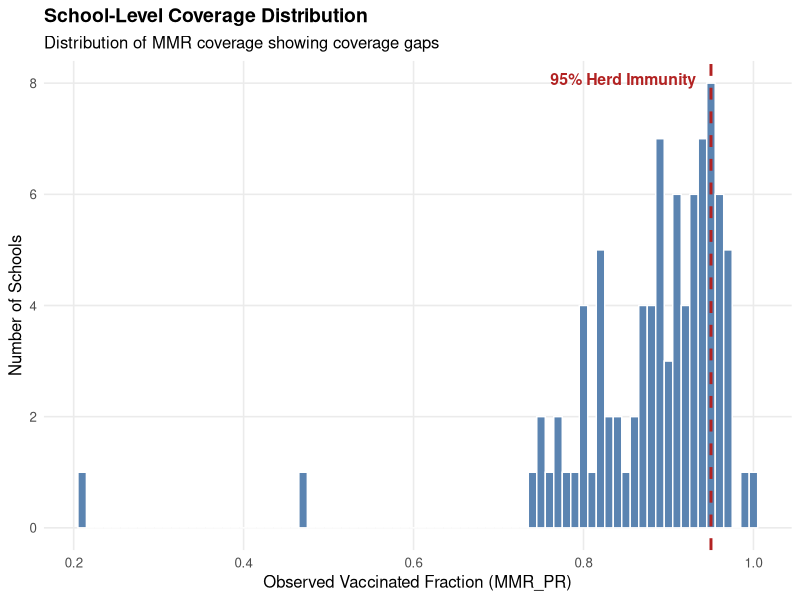
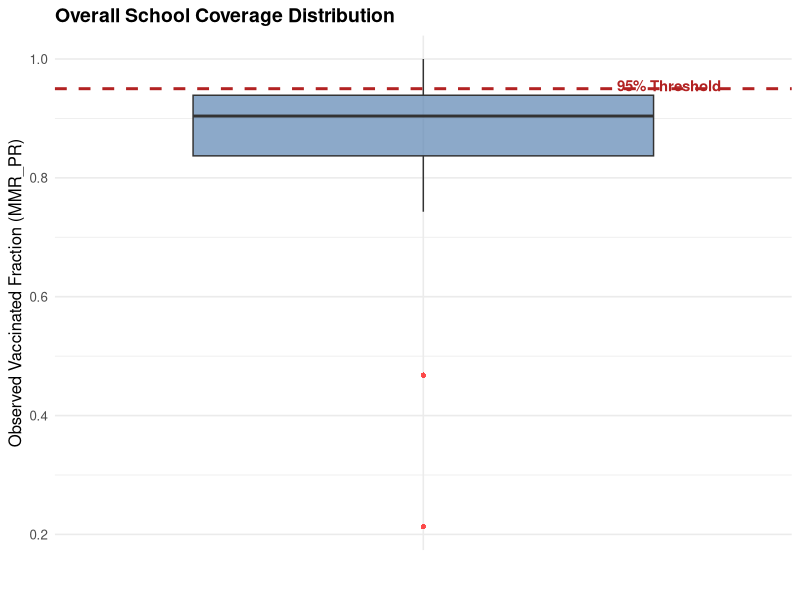
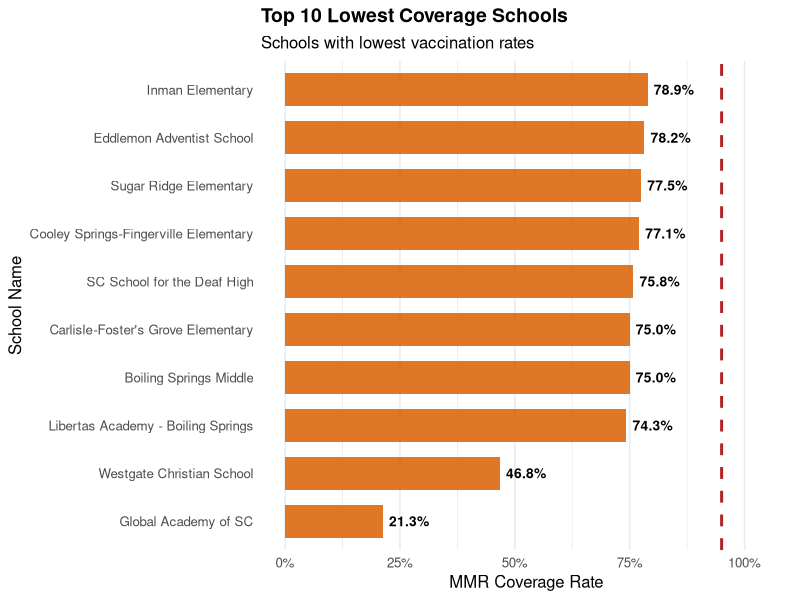
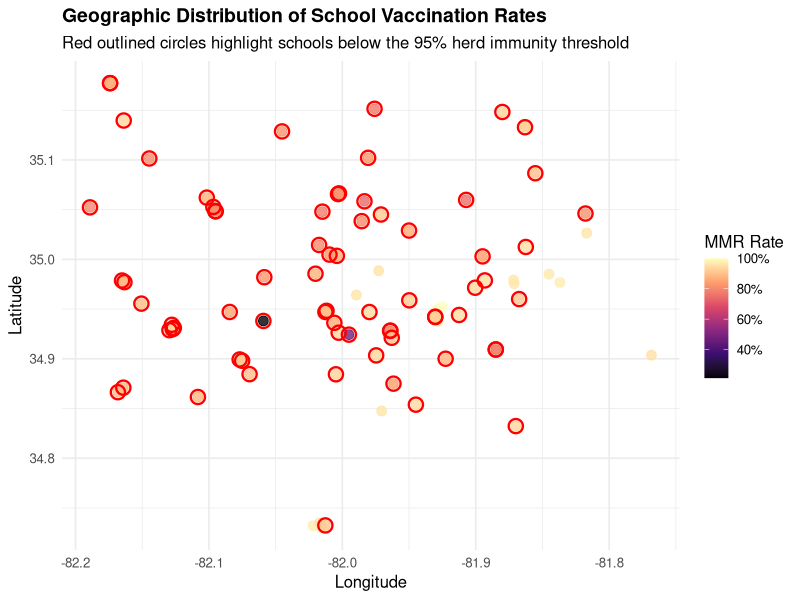
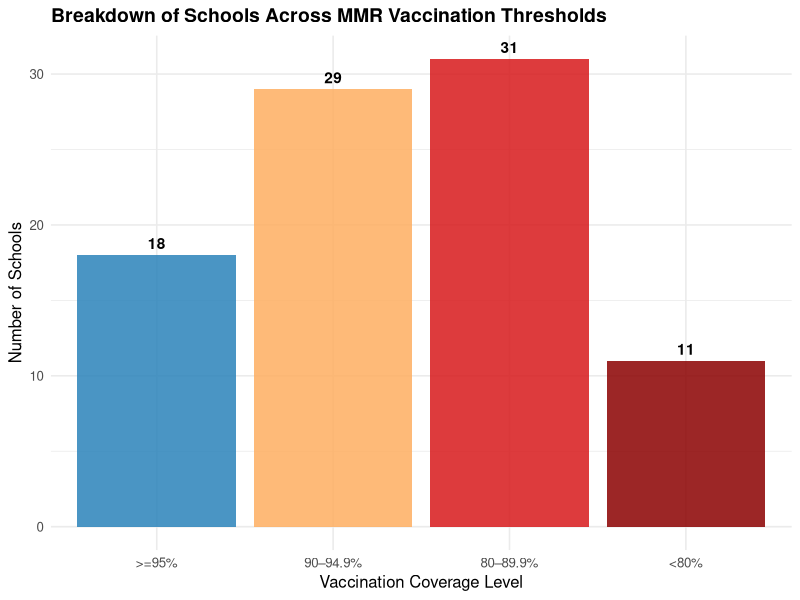
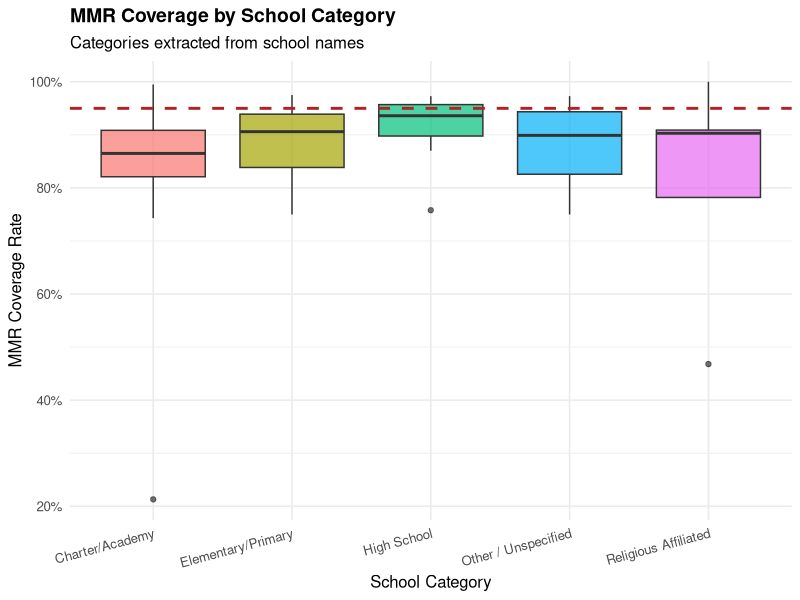
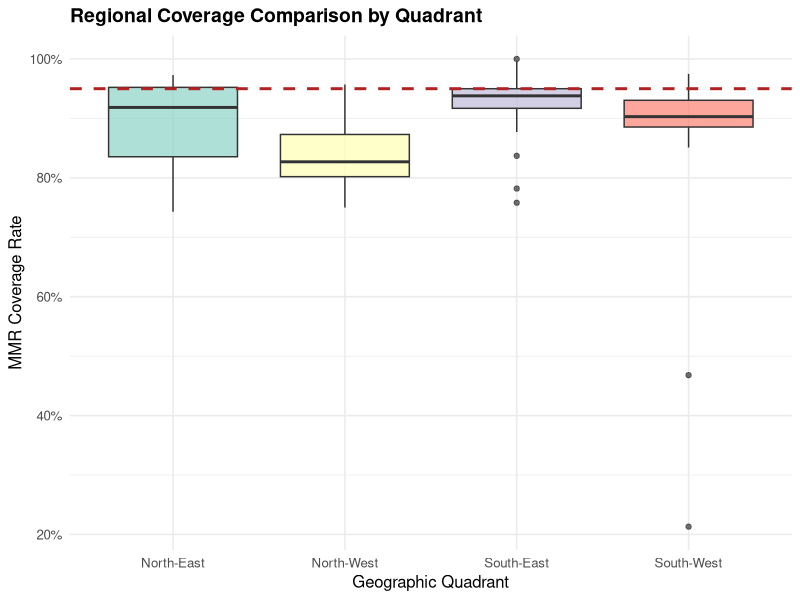
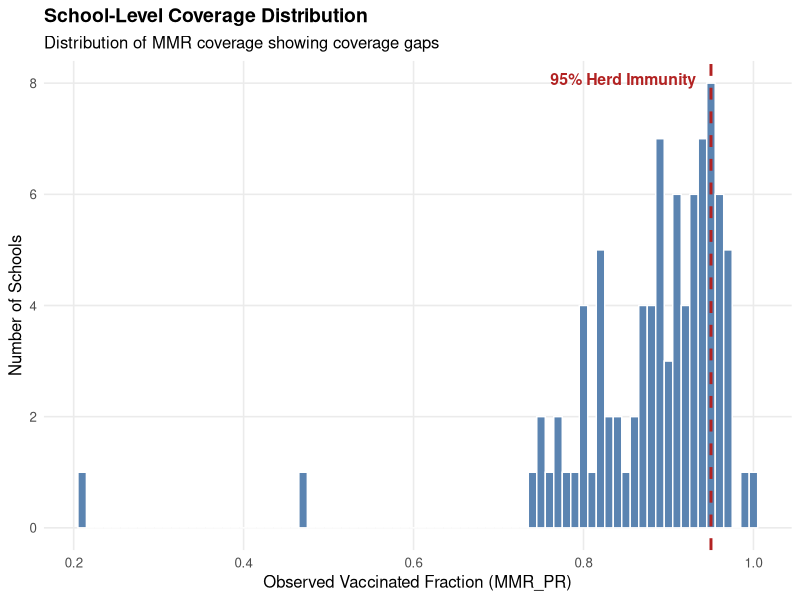

The R script that drew these images, in order:
library(tidyverse)
library(scales)

final_schools_data <- read_csv("data/processed/schools_data.csv", show_col_types = FALSE)

stats_summary <- final_schools_data %>%
  summarise(
    Mean   = mean(MMR_PR, na.rm = TRUE),
    Median = median(MMR_PR, na.rm = TRUE),
    SD     = sd(MMR_PR, na.rm = TRUE),
    Min    = min(MMR_PR, na.rm = TRUE),
    Q1     = quantile(MMR_PR, 0.25, na.rm = TRUE),
    Q3     = quantile(MMR_PR, 0.75, na.rm = TRUE),
    Max    = max(MMR_PR, na.rm = TRUE)
  )

print(stats_summary)

total_schools  <- nrow(final_schools_data)
below_95_count <- sum(final_schools_data$MMR_PR < 0.95, na.rm = TRUE)
pct_below_95   <- (below_95_count / total_schools) * 100

cat(sprintf("\nTotal Schools: %d\n", total_schools))
cat(sprintf("Schools below 95%% threshold: %d (%.2f%%)\n\n", below_95_count, pct_below_95))

p_hist <- ggplot(final_schools_data, aes(x = MMR_PR)) +
  geom_histogram(binwidth = 0.01, fill = "#5B84B1", color = "white") +
  geom_vline(xintercept = 0.95, color = "#B22222", linetype = "dashed", linewidth = 1) +
  annotate("text", x = 0.95, y = Inf, label = "95% Herd Immunity",
           vjust = 2, hjust = 1.1, color = "#B22222", fontface = "bold", size = 4) +
  labs(
    title = "School-Level Coverage Distribution",
    subtitle = "Distribution of MMR coverage showing coverage gaps",
    x = "Observed Vaccinated Fraction (MMR_PR)",
    y = "Number of Schools"
  ) +
  theme_minimal(base_size = 12) +
  theme(
    plot.title = element_text(face = "bold", size = 14),
    panel.grid.minor = element_blank()
  )

print(p_hist)

p_box <- ggplot(final_schools_data, aes(y = MMR_PR, x = "")) +
  geom_boxplot(fill = "#5B84B1", alpha = 0.7, outlier.color = "red", outlier.shape = 16) +
  geom_hline(yintercept = 0.95, color = "#B22222", linetype = "dashed", linewidth = 1) +
  annotate("text", x = 1.4, y = 0.955, label = "95% Threshold",
           color = "#B22222", fontface = "bold", size = 3.8) +
  labs(
    title = "Overall School Coverage Distribution",
    x = "",
    y = "Observed Vaccinated Fraction (MMR_PR)"
  ) +
  theme_minimal(base_size = 12) +
  theme(
    plot.title = element_text(face = "bold", size = 14),
    axis.ticks.x = element_blank()
  )

print(p_box)

lowest_10_schools <- final_schools_data %>%
  arrange(MMR_PR) %>%
  head(10)
p_bar_lowest <- ggplot(lowest_10_schools,
                       aes(x = reorder(school_name, MMR_PR), y = MMR_PR)) +
  geom_col(fill = "#D95F02", alpha = 0.85, width = 0.7) +
  geom_hline(yintercept = 0.95, color = "#B22222", linetype = "dashed", linewidth = 1) +
  geom_text(aes(label = sprintf("%.1f%%", MMR_PR * 100)),
            hjust = -0.15, size = 3.5, fontface = "bold") +
  coord_flip(ylim = c(0, 1.05)) +
  scale_y_continuous(labels = scales::percent_format(accuracy = 1)) +
  labs(
    title = "Top 10 Lowest Coverage Schools",
    subtitle = "Schools with lowest vaccination rates",
    x = "School Name",
    y = "MMR Coverage Rate"
  ) +
  theme_minimal(base_size = 12) +
  theme(
    plot.title = element_text(face = "bold", size = 14),
    panel.grid.major.y = element_blank()
  )

print(p_bar_lowest)

p_map <- ggplot(final_schools_data, aes(x = school_long, y = school_lat, color = MMR_PR)) +
  geom_point(alpha = 0.8, size = 3) +
  scale_color_viridis_c(option = "magma", labels = scales::percent_format(accuracy = 1)) +
  geom_point(data = filter(final_schools_data, MMR_PR < 0.95),
             color = "red", shape = 1, stroke = 1.2, size = 4) +
  labs(
    title = "Geographic Distribution of School Vaccination Rates",
    subtitle = "Red outlined circles highlight schools below the 95% herd immunity threshold",
    x = "Longitude",
    y = "Latitude",
    color = "MMR Rate"
  ) +
  theme_minimal(base_size = 12) +
  theme(plot.title = element_text(face = "bold", size = 14))

print(p_map)

final_schools_data <- final_schools_data %>%
  mutate(
    risk_category = case_when(
      MMR_PR >= 0.95 ~ ">=95%",
      MMR_PR >= 0.90 ~ "90–94.9%",
      MMR_PR >= 0.80 ~ "80–89.9%",
      TRUE           ~ "<80%"
    ),
    risk_category = factor(
      risk_category,
      levels = c(">=95%", "90–94.9%", "80–89.9%", "<80%")
    )
  )

p_risk <- ggplot(final_schools_data,
                 aes(x = risk_category, fill = risk_category)) +
  geom_bar(alpha = 0.85) +
  geom_text(
    stat = "count",
    aes(label = after_stat(count)),
    vjust = -0.5,
    fontface = "bold"
  ) +
  scale_fill_manual(
    values = c(
      ">=95%"    = "#2B83BA",
      "90–94.9%" = "#FDAE61",
      "80–89.9%" = "#D7191C",
      "<80%"     = "#8B0000"
    )
  ) +
  labs(
    title = "Breakdown of Schools Across MMR Vaccination Thresholds",
    x = "Vaccination Coverage Level",
    y = "Number of Schools"
  ) +
  theme_minimal(base_size = 12) +
  theme(
    plot.title = element_text(face = "bold", size = 14),
    legend.position = "none"
  )

print(p_risk)

coords <- final_schools_data %>% select(school_long, school_lat)
dist_matrix <- as.matrix(dist(coords))
diag(dist_matrix) <- NA
final_schools_data$dist_to_nearest_school <- apply(dist_matrix, 1, min, na.rm = TRUE)

final_schools_data <- final_schools_data %>%
  mutate(
    school_category = case_when(
      grepl("Elementary|Elem|Primary", school_name, ignore.case = TRUE) ~ "Elementary/Primary",
      grepl("High|Secondary|Prep", school_name, ignore.case = TRUE)      ~ "High School",
      grepl("Charter|Academy", school_name, ignore.case = TRUE)          ~ "Charter/Academy",
      grepl("Christian|Catholic|Saint|St.|Lutheran", school_name, ignore.case = TRUE) ~ "Religious Affiliated",
      TRUE ~ "Other / Unspecified"
    )
  )

p_text_type <- ggplot(final_schools_data, aes(x = school_category, y = MMR_PR, fill = school_category)) +
  geom_boxplot(alpha = 0.7, show.legend = FALSE) +
  geom_hline(yintercept = 0.95, color = "#B22222", linetype = "dashed", linewidth = 1) +
  scale_y_continuous(labels = scales::percent_format(accuracy = 1)) +
  labs(
    title = "MMR Coverage by School Category",
    subtitle = "Categories extracted from school names",
    x = "School Category",
    y = "MMR Coverage Rate"
  ) +
  theme_minimal(base_size = 12) +
  theme(plot.title = element_text(face = "bold", size = 14), axis.text.x = element_text(angle = 15, hjust = 1))

print(p_text_type)

med_lat  <- median(final_schools_data$school_lat, na.rm = TRUE)
med_long <- median(final_schools_data$school_long, na.rm = TRUE)

final_schools_data <- final_schools_data %>%
  mutate(
    region_quadrant = case_when(
      school_lat >= med_lat  & school_long >= med_long ~ "North-East",
      school_lat >= med_lat  & school_long <  med_long ~ "North-West",
      school_lat <  med_lat  & school_long >= med_long ~ "South-East",
      school_lat <  med_lat  & school_long <  med_long ~ "South-West"
    )
  )

p_quadrant <- ggplot(final_schools_data, aes(x = region_quadrant, y = MMR_PR, fill = region_quadrant)) +
  geom_boxplot(alpha = 0.7, show.legend = FALSE) +
  scale_fill_brewer(palette = "Set3") +
  geom_hline(yintercept = 0.95, color = "#B22222", linetype = "dashed", linewidth = 1) +
  scale_y_continuous(labels = scales::percent_format(accuracy = 1)) +
  labs(
    title = "Regional Coverage Comparison by Quadrant",
    x = "Geographic Quadrant",
    y = "MMR Coverage Rate"
  ) +
  theme_minimal(base_size = 12) +
  theme(plot.title = element_text(face = "bold", size = 14))

print(p_quadrant)

ggsave("figures/exploration/coverage_histogram.png", plot = p_hist, width = 8, height = 5, dpi = 300)
ggsave("figures/exploration/coverage_boxplot.png", plot = p_box, width = 5, height = 6, dpi = 300)
ggsave("figures/exploration/lowest_10_schools.png", plot = p_bar_lowest, width = 9, height = 5, dpi = 300)
ggsave("figures/exploration/geographic_coverage_map.png", plot = p_map, width = 8, height = 6, dpi = 300)
ggsave("figures/exploration/risk_stratification.png", plot = p_risk, width = 8, height = 5, dpi = 300)
ggsave("figures/exploration/coverage_by_category.png", plot = p_text_type, width = 8, height = 5, dpi = 300)
ggsave("figures/exploration/coverage_by_quadrant.png", plot = p_quadrant, width = 8, height = 5, dpi = 300)
